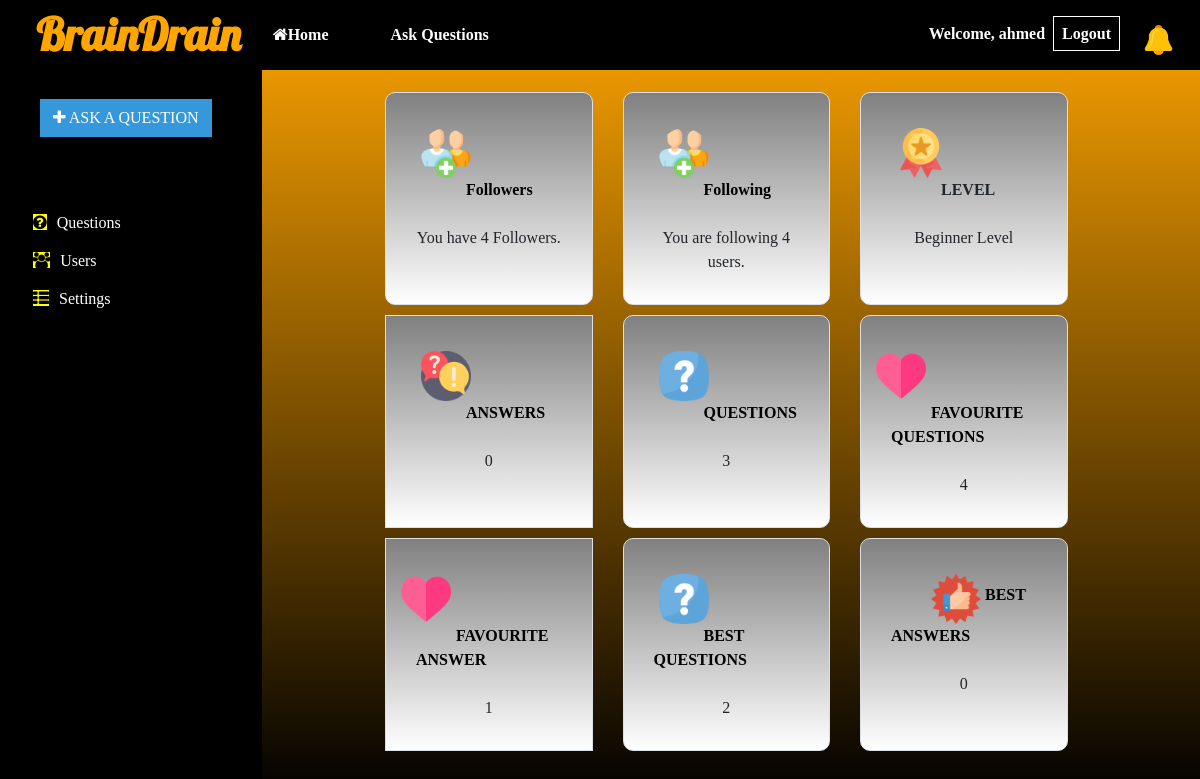
The page /UserProfile (signed in) on the database its author committed.
### home/models.py (models this page shows)
class UserProfile(models.Model):
    user = models.ForeignKey(User,on_delete=models.CASCADE)
    prof_pic = models.ImageField(upload_to='static')
    level = models.CharField(choices=showChoices,max_length=50)
    followers = models.ManyToManyField('self',related_name='follow',null=True)
    following = models.ManyToManyField('self',related_name='followings',null=True)
    Questions = models.ManyToManyField(Question,null=True)
    FavQuestions = models.ManyToManyField(Question,related_name='FavQuestion',null=True)
    FavAnswers = models.ManyToManyField("Answer",related_name='FavAnswer',null=True)

### home/views.py (the view)
# urls.py: path('UserProfile', views.UserProfile1, name="UserProfile"),
def UserProfile1(request):
    users1 = UserProfile.objects.filter(user=request.user).first()
    all_ans = Answer.objects.filter(user=users1).all().count
    all_users = UserProfile.objects.filter().all()
    qs = Question.objects.filter(user=request.user).all().count
    total_Notis = Notification.objects.filter(user=users1,viewed=False).all().count
    ans = Answer.objects.filter(user=users1).all()
    fav_ans = users1.FavAnswers.all().count()
    fav_qs = users1.FavQuestions.all().count()
    users = []
    for qns in users1.Questions.all():
        for n in all_users:
            for qns1 in n.FavQuestions.all():
                if qns1 == qns:
                    users.append(qns1)
    mylist = list(dict.fromkeys(users))
    m1 = len(users)
    counts = 0
    for items in range(len(mylist)):
        counts += 1
    usersFA = []
    for ans1 in ans:
        for n in all_users:
            for qns1 in n.FavAnswers.all():
                if qns1 == ans1:
                    usersFA.append(qns1)
    mylist2 = list(dict.fromkeys(usersFA))
    counts1 = 0
    for items in range(len(mylist2)):
        counts1 += 1
    context = {'UP':users1,'answers':all_ans,'qs':qs,
                "count_notis":total_Notis,'fav_ans':fav_ans,
                'fav_qs':fav_qs,'b_qs':counts,'b_ans':counts1}
    return render(request,'UserProfile1.html',context)

### home/templates/UserProfile1.html (shortened to what this page needs)
{% extends "base.html" %}
{% load static %}
  {% block content %}
            <div style="margin-left:400px;margin-top:10px;font-family: bold;">
          <div class="row" style="margin-top:10px;">
              <div class="col-md-3 fol" style="border-radius:10px; background-image:linear-gradient(grey,white);">
                <img src="{% static 'followers.png' %}" class="fol-avatar" />
                {% if UP.user == request.user %}
                <a href="UserFollowers" style="margin-left:50px;color:black;text-decoration:none;"><b>Followers</b></a>
                {% else %}
                <a href="{% url 'OtherUserFollower' UP.id %}" style="margin-left:50px;color:black;text-decoration:none;"><b>Followers</b></a>
                {% endif %}
                <br>
                <br>
                {% if UP.followers == NULL %}
                  {% if UP.user == request.user %}
                  <center>You have no Followers.</center>
                  {% else %}
                    <center>{{UP.user.username|upper}} have no Followers.</center>
                  {% endif %}
                {% else %}
                  {% if UP.user == request.user %}
                    <center>You have {{UP.followers.count}} Followers.</center>
                  {% else %}
                    <center>{{UP.user.username|upper}} has {{UP.followers.count}} Followers</center>
                  {% endif %}
                {% endif %}
              </div>
              <div class="col-md-3 fol" style="margin-left: 30px;border-radius:10px; background-image:linear-gradient(grey,white);">
                <img src="{% static 'followers.png' %}" class="fol-avatar" />
                {% if UP.user == request.user %}
                <a href="UserFollowing" style="margin-left:50px;color:black;text-decoration:none;"><b>Following</b></a>
                {% else %}
                <a href="{% url 'OtherUserFollowing' UP.id %}" style="margin-left:50px;color:black;text-decoration:none;"><b>Following</b></a>
                {% endif %}
                <br>
                <br>
                {% if UP.following == NULL %}
                  {% if UP.user == request.user %}
                  <center>You have no Following.</center>
                  {% else %}
                    <center>{{UP.user.username|upper}} is Following no one.</center>
                  {% endif %}
                {% else %}
                  {% if UP.user == request.user %}
                    <center>You are following {{UP.following.count}} users.</center>
                  {% else %}
                    <center>{{UP.user.username|upper}} is following {{UP.following.count}} users</center>
                  {% endif %}
                {% endif %}
              </div>
              <div class="col-md-3 fol" style="margin-left: 30px;border-radius:10px;background-image:linear-gradient(grey,white);">
                <img src="{% static 'level.png' %}" class="lev-avatar" />
                <b style="margin-left:50px">LEVEL</b>
                <br>
                <br>
                <center>{{UP.level}} Level</center>
              </div>
            </div>
            <div class="row" style="margin-top:10px;border-radius:10px;">
              <div class="col-md-3 fol" style="background-image:linear-gradient(grey,white);"">
                <img src="{% static 'answers.png' %}" class="lev-avatar" />
                <a  href="{% url 'UserAnswers' UP.id %}" style="margin-left:50px;color:black;text-decoration:none;"><b>ANSWERS</b></a>
                <br>
                <br>
                <center>{{answers}}</center>
              </div>
              <div class="col-md-3 fol" style="margin-left: 30px;border-radius:10px;background-image:linear-gradient(grey,white);">
                <img src="{% static 'questions.png' %}" class="lev-avatar" />
                {% if UP.user == request.user %}
                <a  href="UserQuestions" style="margin-left:50px;color:black;text-decoration:none;"><b>QUESTIONS</b></a>
                {% else %}
                <a  href="{% url 'OUserQuestions' UP.id %}" style="margin-left:50px;color:black;text-decoration:none;"><b>QUESTIONS</b></a>
                {% endif %}
                <br>
                <br>
                <center>{{qs}}</center>
              </div>
              <div class="col-md-3 fol" style="margin-left:30px;border-radius:10px;background-image:linear-gradient(grey,white);"">
                <img src="{% static 'heart.png' %}" style="margin-left:-15px" class="lev-avatar" />
                <a href="{% url 'UserFavQuestions' UP.id %}" style="color:black;text-decoration:none;margin-left:40px"><b>FAVOURITE QUESTIONS</b></a>
                <br>
                <br>
                <center>{{fav_qs}}</center>
              </div>
            </div>
            <div class="row" style="margin-top:10px;border-radius:10px;">
              <div class="col-md-3 fol" style="background-image:linear-gradient(grey,white);">
                <img src="{% static 'heart.png' %}" style="margin-left:-15px" class="lev-avatar" />
               <a href="{% url 'UserFavAnswer' UP.id %}" style="color:black;text-decoration:none;margin-left:40px"><b>FAVOURITE ANSWER</b></a>
                <br>
                <br>
                <center>{{fav_ans}}</center>
              </div>
              <div class="col-md-3 fol" style="margin-left:30px;border-radius:10px;background-image:linear-gradient(grey,white);">
                <img src="{% static 'questions.png' %}" class="lev-avatar" />
                <a  href="{% url 'OtherUserBestQuest' UP.id %}" style="margin-left:50px;color:black;text-decoration:none;"><b> BEST QUESTIONS</b></a>
                <br>
                <br>
                <center>{{b_qs}}</center>
              </div>
            <div class="col-md-3 fol" style="margin-left:30px;border-radius:10px;background-image:linear-gradient(grey,white);">
                <img src="{% static 'bestAnswer1.png' %}" style="margin-left:40px" class="lev-avatar" />
               <a href="{% url 'UserBestAnswer' UP.id %}" style="color:black;text-decoration:none;"><b>BEST ANSWERS</b></a>
                <br>
                <br>
                <center>{{b_ans}}</center>
              </div>
            </div>
          </div>
  {% endblock %}

### home/templates/base.html (shortened to what this page needs)
{% load static %}
<!DOCTYPE html>
<html lang="en">
  <head>
    <link rel="stylesheet" href="https://maxcdn.bootstrapcdn.com/bootstrap/4.3.1/css/bootstrap.min.css">
    <link rel="stylesheet" href="https://maxcdn.bootstrapcdn.com/font-awesome/4.4.0/css/font-awesome.min.css">
    <link rel="stylesheet"  type="text/css"  href="{% static 'App.css' %}">
    <link rel="stylesheet"  type="text/css"  href="{% static 'sidenav.css' %}">
    <link rel="stylesheet"  type="text/css"  href="{% static 'question.css' %}">
  </head>
  <body>
    <div id="NAVBAR" style="position:fixed;width:100%; z-index:1; ">
        <nav class="navbar navbar-icon-top navbar-expand-lg mystyle1" style="background-color:black;">
          <a class="navbar-brand Icon" href="myQuestion" style="color:orange; font-size:45px; font-family: 'Lobster', cursive;"><b class="">BrainDrain</b></a>
          <div class="navbar-collapse" id="navbarSupportedContent">
            <ul class="navbar-nav mr-auto">
              <li class="nav-item bc" style="font-family:Verdana;">
                <a class="nav-link" href="UserProfile">
                <b class="nav1 sides">
                  <i class="fa fa-home"></i>Home</b>
                  </a>
              </li>
              <li class="nav-item bc" style="font-family:Verdana;">
                <a class="nav-link active" href="AskQuestion">
                  <b class="nav1 side1">Ask Questions</b>
                </a>
              </li>
            </ul>
            <ul class="navbar-nav">
            {% if user.is_authenticated %}
            <li class="nav-item bc" style="margin-top:15px;" style="font-family:Verdana;">
                 <b style="font-family:Verdana;">Welcome, {{user.username}}</b>
              </li>
              <li class="nav-item bc" style="margin-top:7px;" style="font-family:Verdana;">
                <a class="nav-link active" href="logout">
                 <b class="nav1" style="border:1px solid white;font-family:Verdana;">Logout</b>
                </a>
              </li>
              {% endif %}
              <li class="nav-item bc">
                <a class="nav-link active" href="UserNotifications">
                  {% if count_notis > 0 %}
                  <img src="{% static 'bell.png' %}" style="height:30px;width:35px;margin-top:10px;margin-right:15px;" class="lev-avatar" />
                  {% if count_notis > 10 %}
                  <span class="badge badge-danger" style="margin-left:-37px;border-radius:30px;">{{count_notis}}</span>
                  {% elif count_notis < 10 %}
                  <span class="badge badge-danger" style="margin-left:-30px;border-radius:30px;">{{count_notis}}</span>
                  {% endif %}
                  {% else %}
                    <img src="{% static 'Nobell.png' %}" style="height:30px;width:35px;margin-top:10px;" class="lev-avatar" />
                    {% endif %}
                </a>
              </li>
            </ul>
          </div>
        </nav>
  </div>
<br>
<div class="bkc" style="margin-top:45px;">
                <ul class="ul1">
                    <li class="widget widget-btn mg1" style="font-family:Verdana;">
                      <a href="AskQuestion"><button type="button" data-toggle="modal" class="btn btn2">
                            <i class="fa fa-plus"></i> ASK A QUESTION</button>
                      </a> </li>
                </ul>
                <hr class="line"/>
                <ul class="ul1 s1">
                    <li class="mg">
                        <ul class="ul1"><li><a href="index">
                        <a href="myQuestion">  <button type="button" class="btn btn1" style="color:white; font-family:Verdana;">
                            <i class="sn fa fa-question-circle"></i>Questions</button></a>
                          </a>
                        </li>
                        <li class=""><a href="allUser">
                        <button type="button" class="btn btn1" style="color:white; font-family:Verdana;">
                            <i class="sn fa fa-users"></i >Users</button></a></li>
                        <li class=""><a href="UserSettings">
                        <button type="button" class="btn btn1" style="color:white; font-family:Verdana;" >
                            <i class="sn fa fa-th-list"></i >Settings</button></a></li>
                          </ul>
                    </li>
                    </ul>
            </div>
            {% block content %}
            {% endblock %}
  </body>
  </html>

### static/App.css (style rules this page uses)
body { min-height: 100vh; background-image: linear-gradient(orange,black); }
.Icon { font-size: 27px; margin-left: 20px; font-family:'Courier New', Courier, monospace; }
.lev-avatar { vertical-align: middle; width: 50px; height: 50px; border-radius: 20%; margin-top: 5px; margin-left: 5px; }
.fol-avatar { vertical-align: middle; width: 50px; height: 50px; border-radius: 50%; margin-top: 5px; margin-left: 5px; }
.fol { border:1px solid #dadfea; padding: 30px; text-align: left; }
.side1 { margin-left: 30px; padding-right: 30px; }
.sides { padding-right: 40px; padding-left:-30px; }
.nav1 { color: white; transition: all 1s; width: 50px; padding: 8px; }
.bc { color: white; transition: all 1s; }
.mystyle1 { text-align: center; font-family:'Courier New', Courier, monospace; color: black; height: 70px; }

### static/sidenav.css (style rules this page uses)
body { overflow-x: hidden !important; }
.sn { background-color: yellow; color:black; margin-right: 10px; margin-left: -10px; }
.bkc { background-color:black !important; color: white; height:100vh; position: fixed; z-index: 100%; align-items:left; padding-right: 50px; padding-left: -30px; background-color: #fbfcff; }
.ul1 { list-style-type:none; }
.btn2 { color: white; background-color:#3498db; border-radius: 0px; transition: all 1s; }
.btn1 { width: 100%; text-align:left; border-radius: 0px; }
.mg1 { margin-top:30px; font-family: 'Courier New'; }
.mg { margin-top:50px; font-family: 'Courier New'; }
.line { position: relative; color: grey; width: 123%; }
.s1 { margin-left: -50px; }

### static/question.css (style rules this page uses)
.ul1 { list-style-type:none; }

### rows shown on the page
UserProfile: followers.count "4", following.count "4", level "Beginner"

### other values the page prints
{{ user.username }} "ahmed"
{{ answers }} "0"
{{ qs }} "3"
{{ fav_qs }} "4"
{{ fav_ans }} "1"
{{ b_qs }} "2"
{{ b_ans }} "0"
